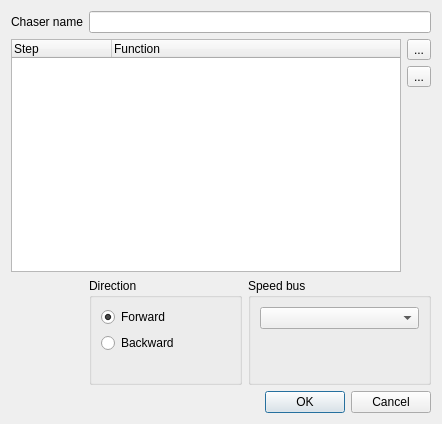
<?xml version="1.0" encoding="UTF-8"?>
<ui version="4.0">
 <class>ShuffleEditor</class>
 <widget class="QDialog" name="ShuffleEditor">
  <property name="geometry">
   <rect>
    <x>0</x>
    <y>0</y>
    <width>442</width>
    <height>424</height>
   </rect>
  </property>
  <property name="windowTitle">
   <string>Chaser editor</string>
  </property>
  <layout class="QGridLayout" name="gridLayout">
   <item row="0" column="0">
    <widget class="QLabel" name="m_nameLabel">
     <property name="sizePolicy">
      <sizepolicy hsizetype="Maximum" vsizetype="Preferred">
       <horstretch>0</horstretch>
       <verstretch>0</verstretch>
      </sizepolicy>
     </property>
     <property name="text">
      <string>Chaser name</string>
     </property>
    </widget>
   </item>
   <item row="0" column="1" colspan="3">
    <widget class="QLineEdit" name="m_nameEdit">
     <property name="sizePolicy">
      <sizepolicy hsizetype="Expanding" vsizetype="Fixed">
       <horstretch>0</horstretch>
       <verstretch>0</verstretch>
      </sizepolicy>
     </property>
     <property name="toolTip">
      <string>Name of the chaser being edited</string>
     </property>
    </widget>
   </item>
   <item row="1" column="0" rowspan="3" colspan="3">
    <widget class="QTreeWidget" name="m_tree">
     <property name="sizePolicy">
      <sizepolicy hsizetype="Expanding" vsizetype="Expanding">
       <horstretch>0</horstretch>
       <verstretch>1</verstretch>
      </sizepolicy>
     </property>
     <property name="rootIsDecorated">
      <bool>false</bool>
     </property>
     <property name="itemsExpandable">
      <bool>false</bool>
     </property>
     <property name="allColumnsShowFocus">
      <bool>true</bool>
     </property>
     <column>
      <property name="text">
       <string>Step</string>
      </property>
     </column>
     <column>
      <property name="text">
       <string>Function</string>
      </property>
     </column>
    </widget>
   </item>
   <item row="1" column="3">
    <widget class="QToolButton" name="m_add">
     <property name="toolTip">
      <string>Add step(s) to the current position</string>
     </property>
     <property name="text">
      <string>...</string>
     </property>
     <property name="icon">
      <iconset resource="main.qrc">
       <normaloff>:/edit_add.png</normaloff>:/edit_add.png</iconset>
     </property>
     <property name="iconSize">
      <size>
       <width>26</width>
       <height>26</height>
      </size>
     </property>
    </widget>
   </item>
   <item row="2" column="3">
    <widget class="QToolButton" name="m_remove">
     <property name="toolTip">
      <string>Remove the selected step</string>
     </property>
     <property name="text">
      <string>...</string>
     </property>
     <property name="icon">
      <iconset resource="main.qrc">
       <normaloff>:/edit_remove.png</normaloff>:/edit_remove.png</iconset>
     </property>
     <property name="iconSize">
      <size>
       <width>26</width>
       <height>26</height>
      </size>
     </property>
    </widget>
   </item>
   <item row="3" column="3">
    <spacer>
     <property name="orientation">
      <enum>Qt::Vertical</enum>
     </property>
     <property name="sizeHint" stdset="0">
      <size>
       <width>20</width>
       <height>40</height>
      </size>
     </property>
    </spacer>
   </item>
   <item row="4" column="1">
    <widget class="QGroupBox" name="groupBox_2">
     <property name="title">
      <string>Direction</string>
     </property>
     <layout class="QVBoxLayout" name="verticalLayout_3">
      <item>
       <widget class="QRadioButton" name="m_forward">
        <property name="toolTip">
         <string>Start from the first step</string>
        </property>
        <property name="text">
         <string>Forward</string>
        </property>
        <property name="checked">
         <bool>true</bool>
        </property>
       </widget>
      </item>
      <item>
       <widget class="QRadioButton" name="m_backward">
        <property name="toolTip">
         <string>Start from the last step</string>
        </property>
        <property name="text">
         <string>Backward</string>
        </property>
       </widget>
      </item>
      <item>
       <spacer name="verticalSpacer_2">
        <property name="orientation">
         <enum>Qt::Vertical</enum>
        </property>
        <property name="sizeType">
         <enum>QSizePolicy::Expanding</enum>
        </property>
        <property name="sizeHint" stdset="0">
         <size>
          <width>20</width>
          <height>20</height>
         </size>
        </property>
       </spacer>
      </item>
     </layout>
    </widget>
   </item>
   <item row="4" column="2" colspan="2">
    <widget class="QGroupBox" name="groupBox_3">
     <property name="title">
      <string>Speed bus</string>
     </property>
     <layout class="QVBoxLayout" name="verticalLayout">
      <item>
       <widget class="QComboBox" name="m_busCombo"/>
      </item>
      <item>
       <spacer name="verticalSpacer">
        <property name="orientation">
         <enum>Qt::Vertical</enum>
        </property>
        <property name="sizeType">
         <enum>QSizePolicy::Expanding</enum>
        </property>
        <property name="sizeHint" stdset="0">
         <size>
          <width>20</width>
          <height>40</height>
         </size>
        </property>
       </spacer>
      </item>
     </layout>
    </widget>
   </item>
   <item row="5" column="0" colspan="4">
    <widget class="QDialogButtonBox" name="m_buttonBox">
     <property name="orientation">
      <enum>Qt::Horizontal</enum>
     </property>
     <property name="standardButtons">
      <set>QDialogButtonBox::Cancel|QDialogButtonBox::Ok</set>
     </property>
    </widget>
   </item>
  </layout>
 </widget>
 <resources>
  <include location="main.qrc"/>
 </resources>
 <connections>
  <connection>
   <sender>m_buttonBox</sender>
   <signal>accepted()</signal>
   <receiver>ShuffleEditor</receiver>
   <slot>accept()</slot>
   <hints>
    <hint type="sourcelabel">
     <x>248</x>
     <y>254</y>
    </hint>
    <hint type="destinationlabel">
     <x>157</x>
     <y>274</y>
    </hint>
   </hints>
  </connection>
  <connection>
   <sender>m_buttonBox</sender>
   <signal>rejected()</signal>
   <receiver>ShuffleEditor</receiver>
   <slot>reject()</slot>
   <hints>
    <hint type="sourcelabel">
     <x>316</x>
     <y>260</y>
    </hint>
    <hint type="destinationlabel">
     <x>286</x>
     <y>274</y>
    </hint>
   </hints>
  </connection>
 </connections>
</ui>
